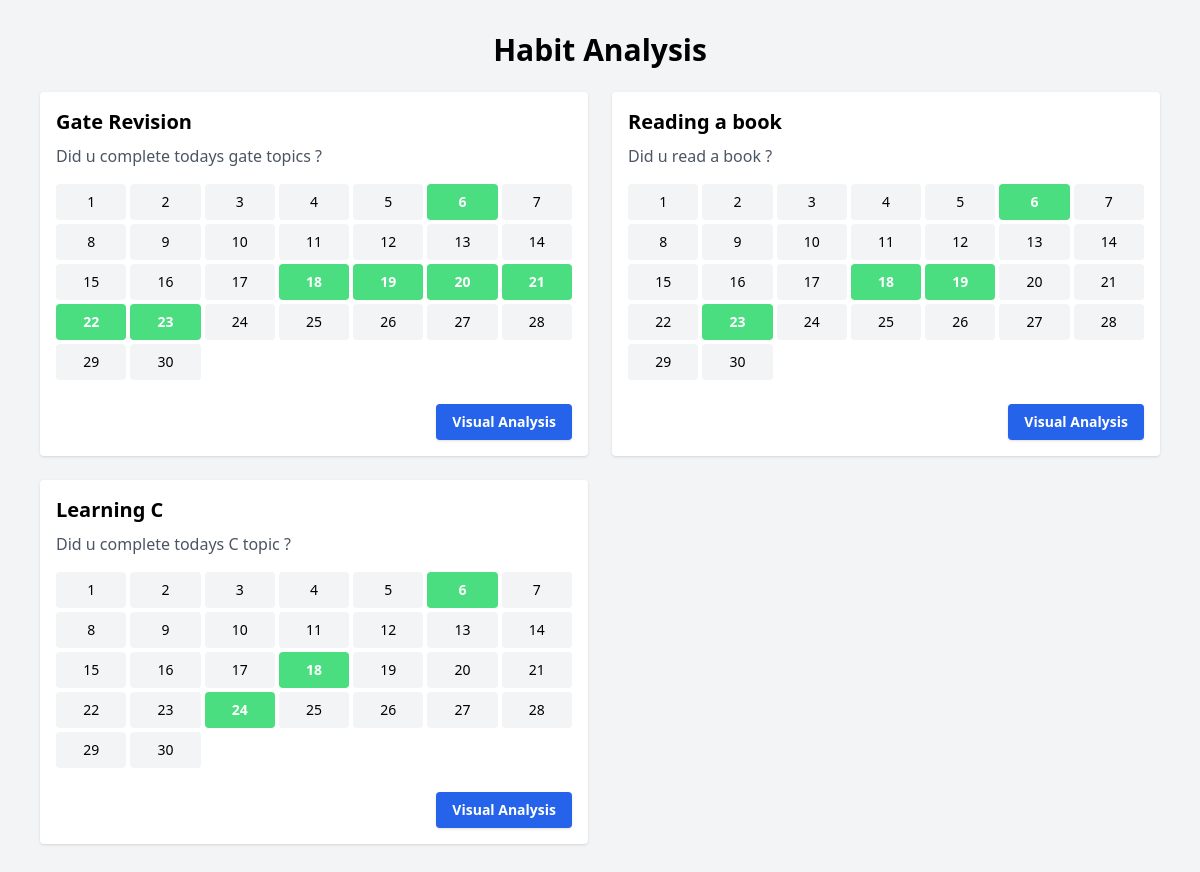
Page /habit_analysis (signed in) on the committed database.
### app.py (models this page shows)
class Habit(db.Model):
    id = db.Column(db.Integer, primary_key=True)
    user_id = db.Column(db.Integer, db.ForeignKey('user.id'), nullable=False)
    type = db.Column(db.String(50), nullable=False)
    name = db.Column(db.String(100), nullable=False)
    question = db.Column(db.String(255))
    notes = db.Column(db.Text)
    color = db.Column(db.String(20))

### app.py (the view)
@app.route('/habit_analysis')
def habit_analysis():
    if 'user_id' not in session:
        return redirect(url_for('login'))
    today = date.today()
    year, month = today.year, today.month
    user_id = session['user_id']
    habits = Habit.query.filter_by(user_id=user_id).all()
    logs = HabitLog.query.join(Habit).filter(
        Habit.user_id == user_id,
        HabitLog.date.like(f"{year}-{month:02d}-%"),
        HabitLog.value == True
    ).all()
    from collections import defaultdict
    marked_dates = defaultdict(list)
    for log in logs:
        marked_dates[log.habit_id].append(log.date)
    month_days = calendar.monthrange(year, month)[1]
    calendar_days = [
        {
            'day': day,
            'date_str': f"{year}-{month:02d}-{day:02d}"
        }
        for day in range(1, month_days + 1)
    ]
    return render_template("habit_analysis.html", habits=habits, marked_dates=marked_dates,
                           calendar_days=calendar_days, month=month, year=year)

### templates/habit_analysis.html (shortened to what this page needs)
{% extends "base.html" %}
{% block content %}
<div class="max-w-6xl mx-auto px-4 py-8">
    <h1 class="text-3xl font-bold mb-6 text-center">Habit Analysis</h1>
    <div class="grid grid-cols-1 md:grid-cols-2 gap-6">
        {% for habit in habits %}
        <div class="bg-white rounded shadow p-4">
            <h2 class="text-xl font-semibold mb-2">{{ habit.name }}</h2>
            <p class="text-gray-600 mb-4">{{ habit.question }}</p>
            <div class="grid grid-cols-7 gap-1 text-center text-sm mb-4">
                {% for d in calendar_days %}
                {% set is_yes = d.date_str in marked_dates.get(habit.id, []) %}
                <div class="p-2 rounded
                                  {% if is_yes %}
                                    bg-green-400 text-white font-semibold
                                  {% else %}
                                    bg-gray-100
                                  {% endif %}">
                    {{ d.day }}
                </div>
                {% endfor %}
            </div>
            <div class="text-right">
                <a href="{{ url_for('habit_visual', habit_id=habit.id) }}"
                    class="mt-2 inline-block bg-blue-600 hover:bg-blue-700 text-white text-sm font-semibold px-4 py-2 rounded shadow">
                    Visual Analysis
                </a>
            </div>
        </div>
        {% endfor %}
    </div>
</div>
{% endblock %}

### templates/base.html (shortened to what this page needs)
<!DOCTYPE html>
<html lang="en">
<head>
    <script src="https://cdn.tailwindcss.com"></script>
</head>
<body class="bg-gray-100 min-h-screen">
    {% block content %}{% endblock %}
</body>
</html>

### rows in the picture
Habit: name "Gate Revision", question "Did u complete todays gate topics ?", day "1" "2" "3" "4" "5" "6" "7" "8" "9" "10" "11" "12" "13" "14" "15" "16" "17" "18" "19" "20" "21" "22" "23" "24" "25" "26" "27" "28" "29" "30"
Habit: name "Reading a book", question "Did u read a book ?", day "1" "2" "3" "4" "5" "6" "7" "8" "9" "10" "11" "12" "13" "14" "15" "16" "17" "18" "19" "20" "21" "22" "23" "24" "25" "26" "27" "28" "29" "30"
Habit: name "Learning C", question "Did u complete todays C topic ?", day "1" "2" "3" "4" "5" "6" "7" "8" "9" "10" "11" "12" "13" "14" "15" "16" "17" "18" "19" "20" "21" "22" "23" "24" "25" "26" "27" "28" "29" "30"
